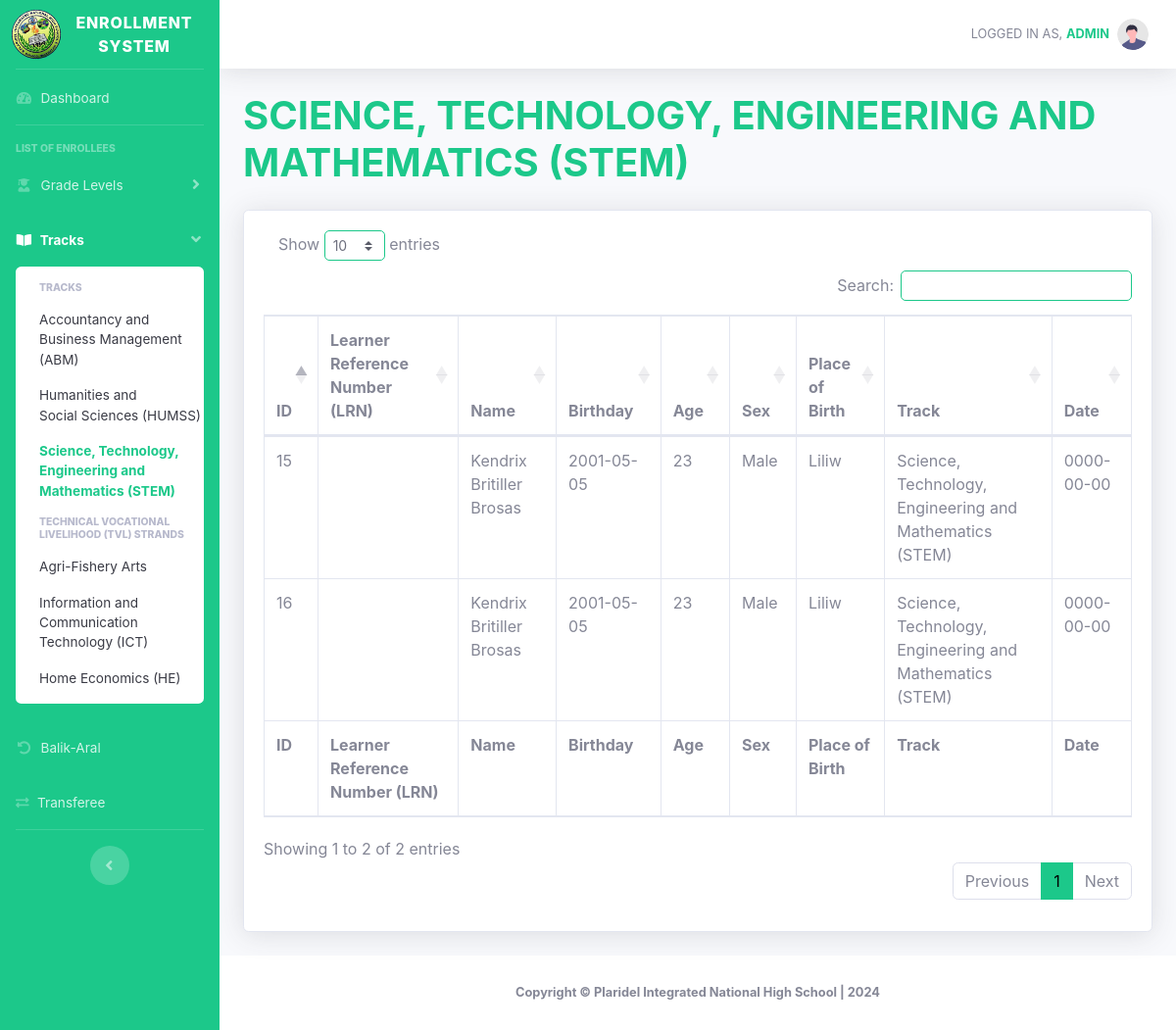
The page /stem.php (signed in) on the database its author committed.
### tables this page shows
CREATE TABLE `enrollment` (
  `id` int(11) NOT NULL,
  `schoolyear` varchar(100) NOT NULL,
  `gradelevel` varchar(100) NOT NULL,
  `lrn` varchar(100) NOT NULL,
  `reference` varchar(100) NOT NULL,
  `balikaral` varchar(100) NOT NULL,
  `birthnumber` varchar(100) NOT NULL,
  `lastname` varchar(100) NOT NULL,
  `firstname` varchar(100) NOT NULL,
  `middlename` varchar(100) NOT NULL,
  `extension` varchar(100) NOT NULL,
  `sex` varchar(100) NOT NULL,
  `birthday` varchar(100) NOT NULL,
  `age` varchar(100) NOT NULL,
  `placeofbirth` varchar(100) NOT NULL,
  `ip` varchar(100) NOT NULL,
  `indigenous` varchar(100) NOT NULL,
  `pantawid` varchar(100) NOT NULL,
  `pantawidProgram` varchar(100) NOT NULL,
  `disability` varchar(100) NOT NULL,
  `learnerdisability` varchar(100) NOT NULL,
  `region_text` varchar(100) NOT NULL,
  `province_text` varchar(100) NOT NULL,
  `city_text` varchar(100) NOT NULL,
  `barangay_text` varchar(100) NOT NULL,
  `zipcode` varchar(100) NOT NULL,
  `permanent_region_text` varchar(100) NOT NULL,
  `permanent_province_text` varchar(100) NOT NULL,
  `permanent_city_text` varchar(100) NOT NULL,
  `permanent_barangay_text` varchar(100) NOT NULL,
  `permanent_zipcode` varchar(100) NOT NULL,
  `fathers_lastname` varchar(100) NOT NULL,
  `fathers_firstname` varchar(100) NOT NULL,
  `fathers_middlename` varchar(100) NOT NULL,
  `fathers_phonenumber` varchar(100) NOT NULL,
  `mothers_lastname` varchar(100) NOT NULL,
  `mothers_firstname` varchar(100) NOT NULL,
  `mothers_middlename` varchar(100) NOT NULL,
  `mothers_phonenumber` varchar(100) NOT NULL,
  `guardians_lastname` varchar(100) NOT NULL,
  `guardians_firstname` varchar(100) NOT NULL,
  `guardians_middlename` varchar(100) NOT NULL,
  `guardians_phonenumber` varchar(100) NOT NULL,
  `lastgradelevel` varchar(100) NOT NULL,
  `lastschoolyear` varchar(100) NOT NULL,
  `lastschoolattended` varchar(100) NOT NULL,
  `schoolid` varchar(100) NOT NULL,
  `semester` varchar(100) NOT NULL,
  `track` varchar(100) NOT NULL,
  `strand` varchar(100) NOT NULL,
  `modality` varchar(100) NOT NULL,
  `date` varchar(100) NOT NULL,
  `time` varchar(100) NOT NULL
);

### stem.php (the view, shortened to what this page needs)
<!DOCTYPE html>
<html lang="en">
<head>
    <link href="vendor/fontawesome-free/css/all.min.css" rel="stylesheet" type="text/css">
    <link href="css/sb-admin-2.min.css" rel="stylesheet">
    <link href="vendor/datatables/dataTables.bootstrap4.min.css" rel="stylesheet">
    <link rel="stylesheet" type="text/css" href="https://cdn.datatables.net/1.10.25/css/dataTables.bootstrap4.min.css">
    <link rel="stylesheet" type="text/css" href="https://cdn.datatables.net/buttons/1.7.1/css/buttons.bootstrap4.min.css">
</head>
<body id="page-top">
    <div id="wrapper">
        <ul class="navbar-nav bg-success sidebar sidebar-dark accordion" id="accordionSidebar">
            <a class="sidebar-brand d-flex align-items-center justify-content-center" href="adminhome">
                <div class="sidebar-brand-icon rotate-n-15">
                    <img width="50" src="assets/favicon.png" alt="">
                </div>
                <div class="sidebar-brand-text mx-3">ENROLLMENT SYSTEM</div>
            </a>
            <hr class="sidebar-divider my-0">
            <li class="nav-item">
                <a class="nav-link" href="adminhome">
                    <i class="fas fa-fw fa-tachometer-alt"></i>
                    <span>Dashboard</span></a>
            </li>
            <hr class="sidebar-divider">
            <div class="sidebar-heading">
                List of Enrollees
            </div>
            <li class="nav-item">
                <a class="nav-link collapsed" href="#" data-toggle="collapse" data-target="#collapseTwo" aria-expanded="true" aria-controls="collapseTwo">
                    <i class="fas fa-fw fa-user-graduate"></i>
                    <span>Grade Levels</span>
                </a>
            </li>
            <li class="nav-item active">
                <a class="nav-link" href="#" data-toggle="collapse" data-target="#collapseUtilities" aria-expanded="true" aria-controls="collapseUtilities">
                    <i class="fas fa-fw fa-book-open"></i>
                    <span>Tracks</span>
                </a>
                <div id="collapseUtilities" class="collapse show" aria-labelledby="headingUtilities" data-parent="#accordionSidebar">
                    <div class="bg-white py-2 collapse-inner rounded">
                        <h6 class="collapse-header ">Tracks</h6>
                        <a class="collapse-item" href="abm">Accountancy and<br>Business Management<br>(ABM)</a>
                        <a class="collapse-item" href="humss">Humanities and<br>Social Sciences (HUMSS)</a>
                        <a class="collapse-item active text-success" href="stem">Science, Technology,<br>Engineering and<br>Mathematics (STEM)</a>
                        <h6 class="collapse-header">Technical Vocational<br>Livelihood (TVL) Strands</h6>
                        <a class="collapse-item" href="agrifishery">Agri-Fishery Arts</a>
                        <a class="collapse-item" href="ict">Information and<br>Communication<br>Technology (ICT)</a>
                        <a class="collapse-item" href="homeeconomics">Home Economics (HE)</a>
                    </div>
                </div>
            </li>
            <li class="nav-item">
                <a class="nav-link " href="balik-aral">
                    <i class="fas fa-fw fa-undo-alt"></i>
                    <span>Balik-Aral</span></a>
            </li>
            <li class="nav-item">
                <a class="nav-link" href="transferee">
                <i class="fas fa-exchange-alt"></i>
                    <span>Transferee</span></a>
            </li>
            <hr class="sidebar-divider d-none d-md-block">
            <div class="text-center d-none d-md-inline">
                <button class="rounded-circle border-0" id="sidebarToggle"></button>
            </div>
        </ul>
        <div id="content-wrapper" class="d-flex flex-column">
            <div id="content">
                <nav class="navbar navbar-expand navbar-light bg-white topbar mb-4 static-top shadow">
                    <ul class="navbar-nav ml-auto">
                        <li class="nav-item dropdown no-arrow">
                            <a class="nav-link dropdown-toggle" href="#" id="userDropdown" role="button" data-toggle="dropdown" aria-haspopup="true" aria-expanded="false">
                                <span class="mr-2 d-none d-lg-inline text-gray-600 small" style="text-transform:uppercase;">Logged in as, <span class="text-success"><strong><?php echo $_SESSION['user']; ?></strong></span></span>
                                <img class="img-profile rounded-circle" src="img/undraw_profile.svg">
                            </a>
                        </li>
                    </ul>
                </nav>
                <div class="container-fluid">
                    <div class="d-sm-flex align-items-center justify-content-between mb-4">
                        <h1 class="h1 mb-0 text-success" style="text-transform:uppercase;"><b>Science, Technology, Engineering and Mathematics (STEM)</b></h1>
                    </div>
                    <div class="card shadow mb-4">
                        <div class="card-body">
                            <div class="table-responsive">
                                <table class="table table-bordered" id="dataTable" width="100%" cellspacing="0">
                                    <thead>
                                        <tr>
                                            <th>ID</th>
                                            <th>Learner Reference Number (LRN)</th>
                                            <th>Name</th>
                                            <th>Birthday</th>
                                            <th>Age</th>
                                            <th>Sex</th>
                                            <th>Place of Birth</th>
                                            <th>Track</th>
                                            <th>Date</th>
                                        </tr>
                                    </thead>
                                    <tfoot>
                                        <tr>
                                            <th>ID</th>
                                            <th>Learner Reference Number (LRN)</th>
                                            <th>Name</th>
                                            <th>Birthday</th>
                                            <th>Age</th>
                                            <th>Sex</th>
                                            <th>Place of Birth</th>
                                            <th>Track</th>
                                            <th>Date</th>
                                        </tr>
                                    </tfoot>
                                    <tbody>
                                        <?php
                                        include 'conn.php';
                                        $query = "SELECT * FROM enrollment WHERE track = 'Science, Technology, Engineering and Mathematics (STEM)'";
                                        $query_run = mysqli_query($conn, $query);
                                        if (mysqli_num_rows($query_run) > 0) {
                                            foreach ($query_run as $items) {
                                        ?>
                                                <tr>
                                                    <td>
                                                        <?= $items['id']; ?>
                                                    </td>
                                                    <td>
                                                    </td>
                                                    <td>
                                                        <?= $items['firstname'] . " " . $items['middlename'] . " " . $items['lastname'] ?>
                                                    </td>
                                                    <td>
                                                        <?= $items['birthday']; ?>
                                                    </td>
                                                    <td>
                                                        <?= $items['age']; ?>
                                                    </td>
                                                    <td>
                                                        <?= $items['sex']; ?>
                                                    </td>
                                                    <td>
                                                        <?= $items['placeofbirth']; ?>
                                                    </td>
                                                    <td>
                                                        <?= $items['track']; ?>
                                                    </td>
                                                    <td>
                                                        <?= $items['date']; ?>
                                                    </td>
                                                </tr>
                                        <?php
                                            }
                                        }
                                        ?>
                                    </tbody>
                                </table>
                            </div>
                        </div>
                    </div>
                </div>
            </div>
            <footer class="sticky-footer bg-white">
                <div class="container my-auto">
                    <div class="copyright text-center my-auto">
                        <span><b>Copyright &copy; Plaridel Integrated National High School | 2024</b></span>
                    </div>
                </div>
            </footer>
        </div>
    </div>
</body>
</html>

### rows shown on the page
enrollment: id "15", firstname "Kendrix", middlename "Britiller", lastname "Brosas", birthday "2001-05-05", age "23", sex "Male", placeofbirth "Liliw", track "Science, Technology, Engineering and Mathematics (STEM)", date "0000-00-00"
enrollment: id "16", firstname "Kendrix", middlename "Britiller", lastname "Brosas", birthday "2001-05-05", age "23", sex "Male", placeofbirth "Liliw", track "Science, Technology, Engineering and Mathematics (STEM)", date "0000-00-00"

### other values the page prints
$_SESSION['user'] "ADMIN"
